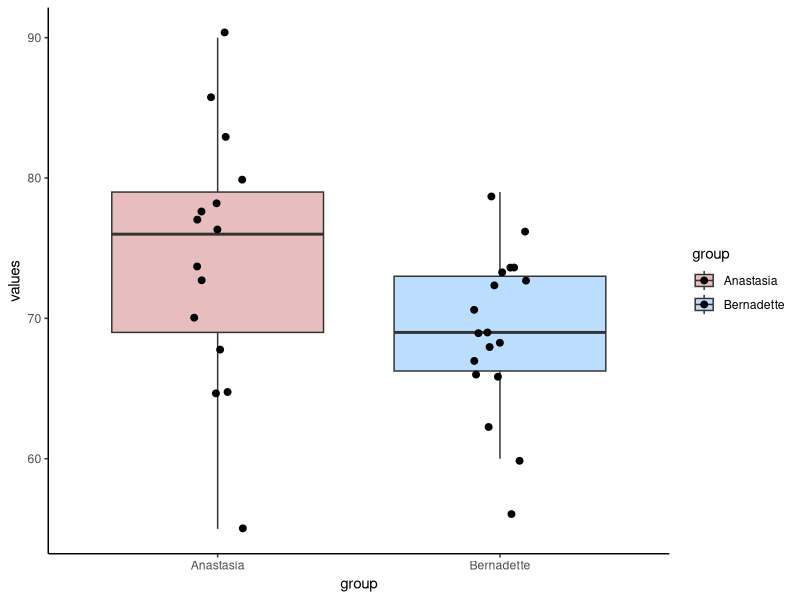
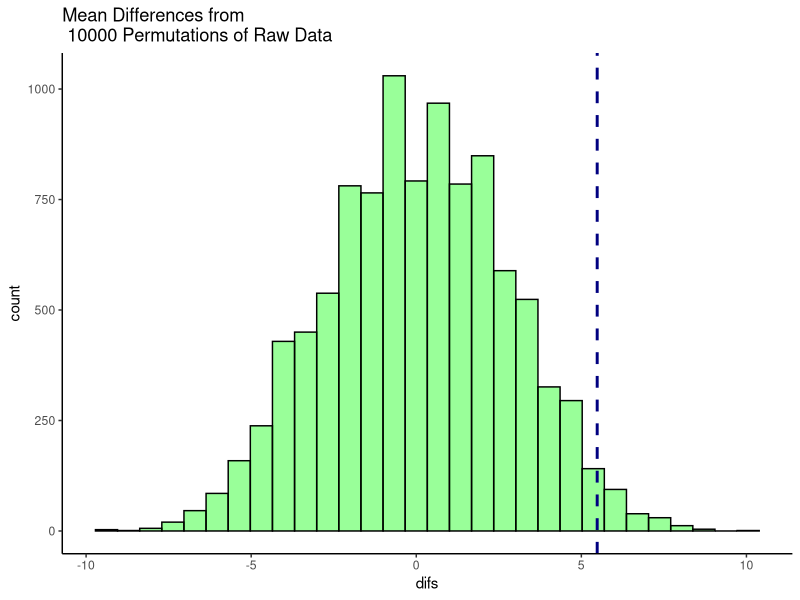
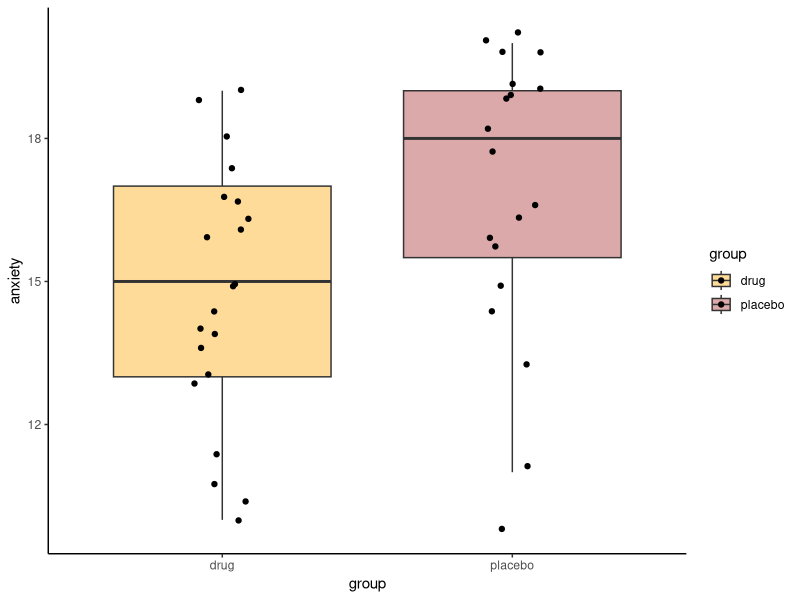
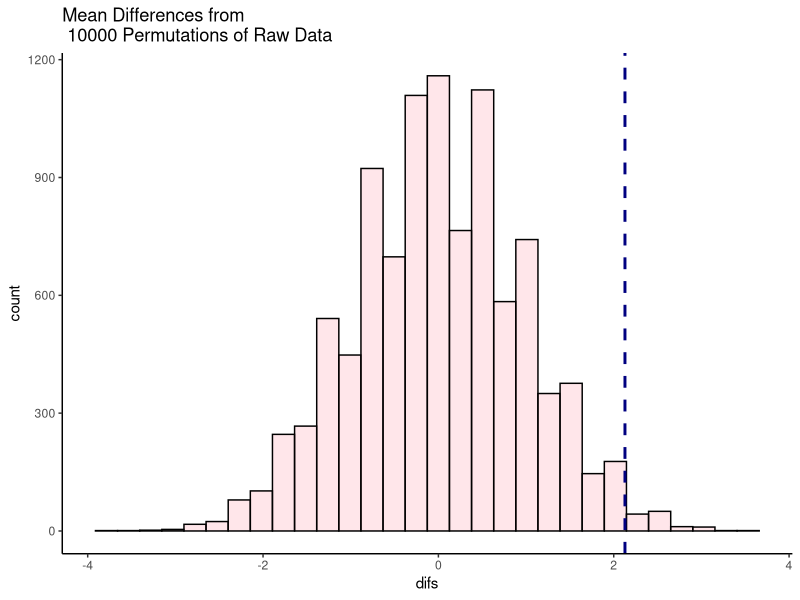
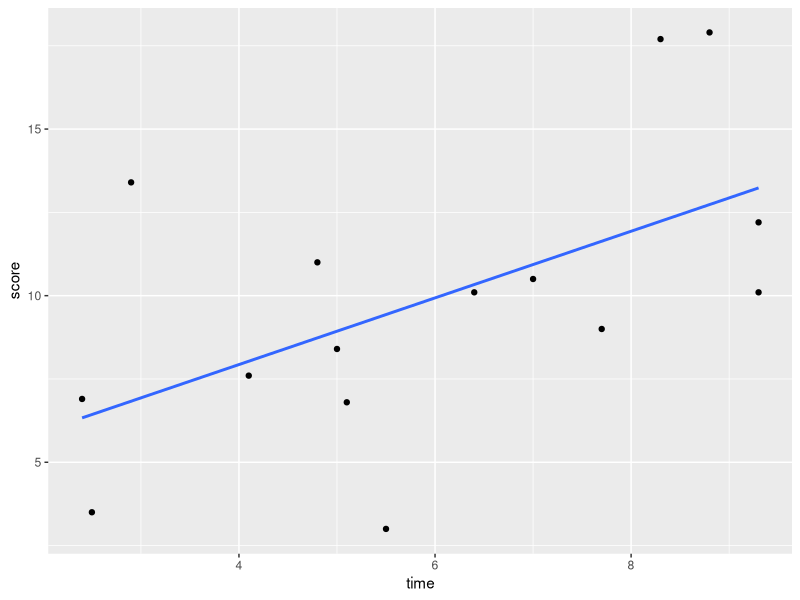
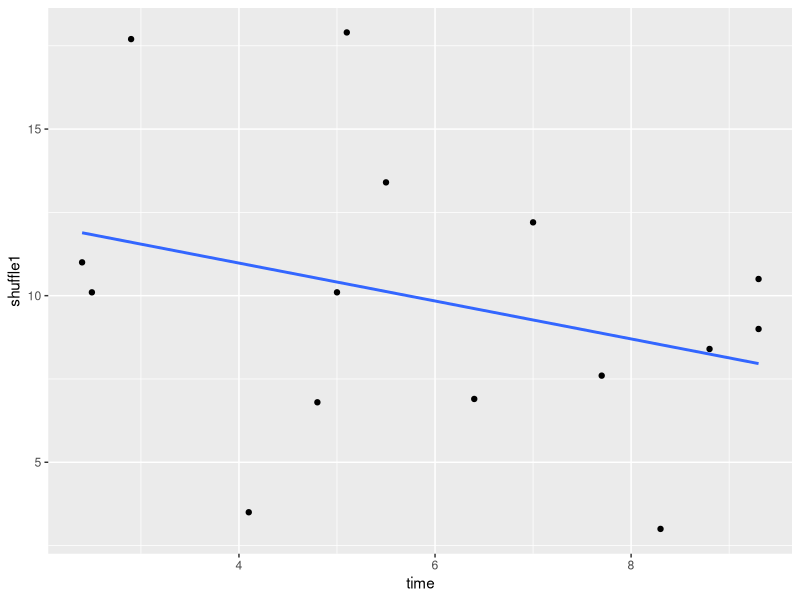
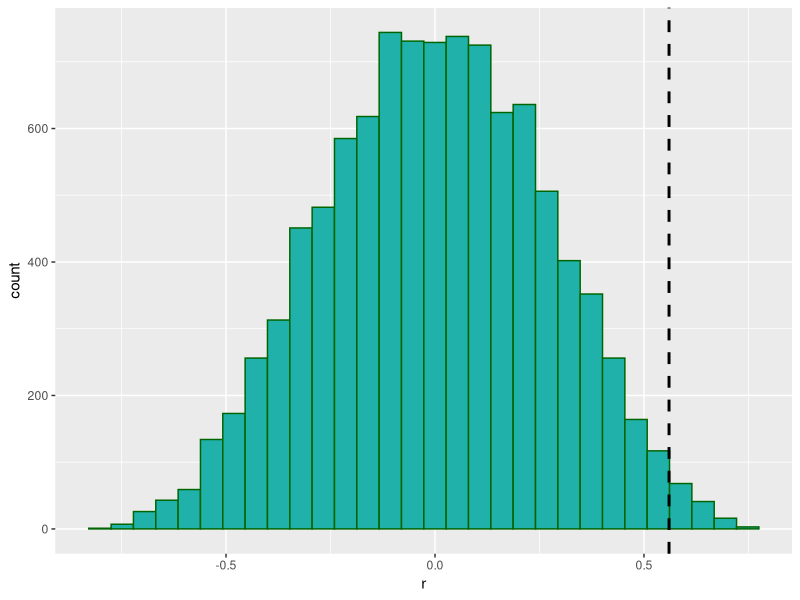

The R script that drew these images, in order:
## ---- chunk 1
library(tidyverse)

anastasia <- c(65, 74, 73, 83, 76, 65, 86, 70, 80, 55, 78, 78, 90, 77, 68)
bernadette <- c(72, 66, 71, 66, 76, 69, 79, 73, 62, 69, 68, 60, 73, 68, 67, 74, 56, 74)

# put into a dataframe:
dd <- data.frame(values = c(anastasia, bernadette),
                 group = c(rep("Anastasia",15), rep("Bernadette", 18))
)

dd

## ---- chunk 2
ggplot(dd, aes(x = group, y = values, fill = group)) +
  geom_boxplot(alpha=.3, outlier.shape = NA) +
  geom_jitter(width=.1, size=2) +
  theme_classic() +
  scale_fill_manual(values = c("firebrick", "dodgerblue"))

## ---- chunk 3
meandif <- mean(anastasia)  - mean(bernadette)   # 5.48
meandif

## ---- chunk 4

t.test(anastasia, bernadette, var.equal = T)
## ---- chunk 5

set.seed(1) # just to keep the random number generator the same for all of us

allscores <- c(anastasia, bernadette)

allscores
## ---- chunk 6

x <- split(sample(allscores), rep(1:2, c(15,18))) 

x

## ---- chunk 7

x[[1]] # this is our shuffled sample of size 15
x[[2]] # this is our shuffled sample of size 18

mean(x[[1]])  # mean of the new sample of size 15
mean(x[[2]])  # mean of the new sample of size 18


# what's the difference in their means?
mean(x[[1]]) - mean(x[[2]]) 

## ---- chunk 8
results<-vector('list',10000)
for(i in 1:10000){
  x <- split(sample(allscores), rep(1:2, c(15,18)))
  results[[i]]<-mean(x[[1]]) - mean(x[[2]])  
}

head(unlist(results)) # these are all our mean differences from 10,000 shuffles of the data. We're just looking at the first 6.

## ---- chunk 9
df <- data.frame(difs = unlist(results))

ggplot(df, aes(x=difs)) +
  geom_histogram(color="black", fill="green", alpha=.4) +
  geom_vline(color="navy",lwd=1,lty=2,xintercept = 5.48) +
  theme_classic()+
  ggtitle("Mean Differences from \n 10000 Permutations of Raw Data")

## ---- chunk 10
sum(unlist(results) > 5.48)  # 202 times out of 10000
## ---- chunk 11
sum(unlist(results) > 5.48) /10000  # which is 0.0202 proportion of the time
## ---- chunk 12
placebo <- c(15, 16, 19, 19, 17, 20, 18, 14, 18, 20, 20, 20, 13, 11, 16, 19, 19, 16, 10) 
drug <- c(15, 15, 16, 13, 11, 19, 17, 17, 11, 14, 10, 18, 19, 14, 13, 16, 16, 17, 14, 10, 14)


length(placebo) #19
length(drug)  #21

## ---- chunk 13

shapiro.test(drug)    # approximately normal as p>.05
shapiro.test(placebo) # not enough evidence to be normal as p<.05

## ---- chunk 14
# put into dataframe - long format
df <- data.frame(anxiety = c(placebo, drug),
                 group = c(rep("placebo", length(placebo)), 
                           rep("drug", length(drug))
                 )
)

head(df)

#boxplots
ggplot(df, aes(x=group, y=anxiety, fill=group)) + 
  geom_boxplot(outlier.shape = NA, alpha=.4) +
  geom_jitter(width=.1) +
  theme_classic() +
  scale_fill_manual(values=c("orange", "brown"))


mean(placebo) - mean(drug) #2.128

## ---- chunk 15

allvalues <- c(placebo, drug)

results<-vector('list',10000)
for(i in 1:10000){
  x <- split(sample(allvalues), rep(1:2, c(19,21)))
  results[[i]]<-mean(x[[1]]) - mean(x[[2]])  
}

head(unlist(results)) # these are the first six of all our mean differences from 10,000 shuffles of the data.
## ---- chunk 16

df0 <- data.frame(difs = unlist(results))

ggplot(df0, aes(x=difs)) +
  geom_histogram(color="black", fill="pink", alpha=.4) +
  geom_vline(color="navy",lwd=1,lty=2,xintercept = 2.128) +
  theme_classic()+
  ggtitle("Mean Differences from \n 10000 Permutations of Raw Data")

## ---- chunk 17
sum(unlist(results) > 2.128)  # 109 times out of 10000

sum(unlist(results) > 2.128) /10000  # which is 0.0109 proportion of the time

## ---- chunk 18

library(tidyverse)

df <-  read_csv("data/timescore.csv")

head(df)

## ---- chunk 19
# scatterplot
ggplot(df, aes(x = time, y = score)) + 
  geom_point() +
  stat_smooth(method = "lm", se=F)
 
## ---- chunk 20
# regular significance test
cor.test(df$time,df$score) #r=0.55, p=0.031
## ---- chunk 21
set.seed(1) # just doing this so all our results look same

df$score  # actual data in order

## ---- chunk 22
sample(df$score)  # actual data but order shuffled
## ---- chunk 23
df$shuffle1 <- sample(df$score) #create a new column with shuffled data

df
## ---- chunk 24
# this is what that new column looks like:
ggplot(df, aes(x = time, y = shuffle1)) + 
  geom_point() +
  stat_smooth(method = "lm", se=F)

## ---- chunk 25
cor.test(df$time, df$shuffle1) # now relationship is a bit negative

## ---- chunk 26
# we can do this many times
cor(df$time, sample(df$score)) # r = 0.35
cor(df$time, sample(df$score)) # r = 0.04
cor(df$time, sample(df$score)) # r = -0.06
cor(df$time, sample(df$score)) # r = 0.15


## ---- chunk 27

results <- vector('list',10000)
for(i in 1:10000){
  results[[i]] <- cor(df$time, sample(df$score))
}

head(unlist(results)) # this are the correlations for the first 6 of  10,000 shuffles

## ---- chunk 28
results.df <- data.frame(x = unlist(results))

ggplot(results.df, aes(x)) + 
  geom_histogram(color="darkgreen",fill="lightseagreen") +
  geom_vline(xintercept = 0.56, lwd=1, lty=2) +
  xlab("r") 

## ---- chunk 29
sum(unlist(results) > 0.56) #163 were greater.
## ---- chunk 30
sum(unlist(results) > 0.56)  / 10000  #0.0163

